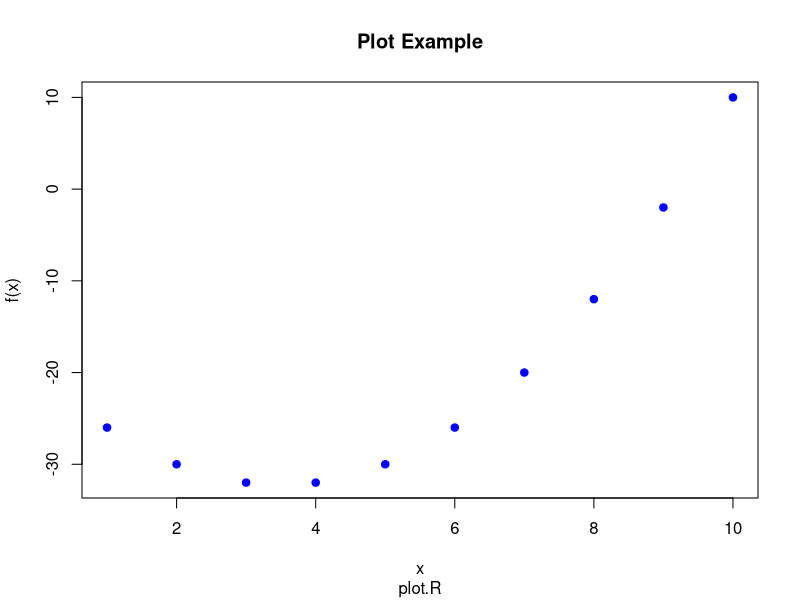
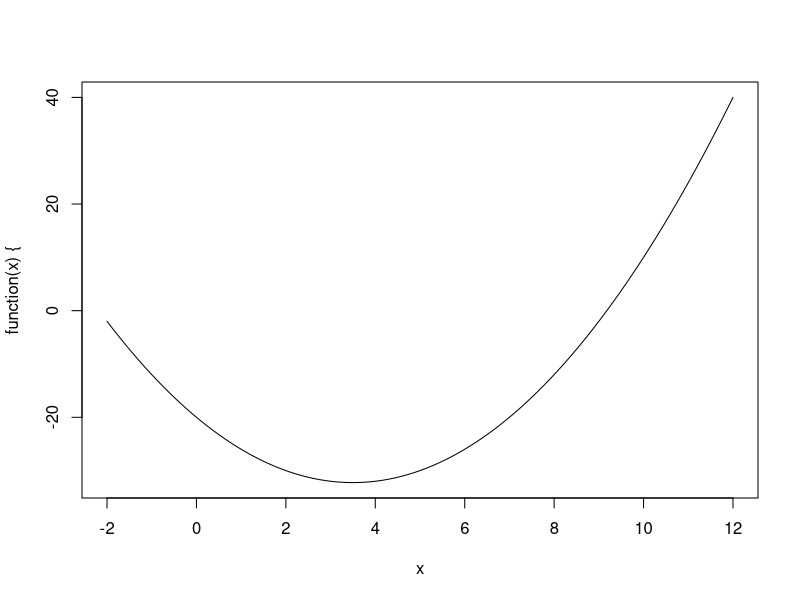

Recreate these plots in R, in order.
x <- c(1:10)
y <- x*x - 7*x - 20

x11()

plot(x, y, 
    main="Plot Example", # Title
    sub ="plot.R"      , # Sub title 
    xlab="x"           , # x label
    ylab="f(x)"        , # y label,
    col ="blue"        , # color
    pch = 19           , # 19=solid
    type="p"             # type (p = points, also possible: 
                         #       l = lines
                         #       b = both lines and points
                         #       c = b without p
                         #       o = overplotted
                         #       h = histogram
                         #       s = stair steps 
                         #       S = other steps,
                         #       n = not plotting
    )


z <- locator(1) # wait for mouse click or enter pressed

plot (function(x) { x*x - 7*x - 20 },
      -2, 12)

z <- locator(1) # wait for mouse click or enter pressed
